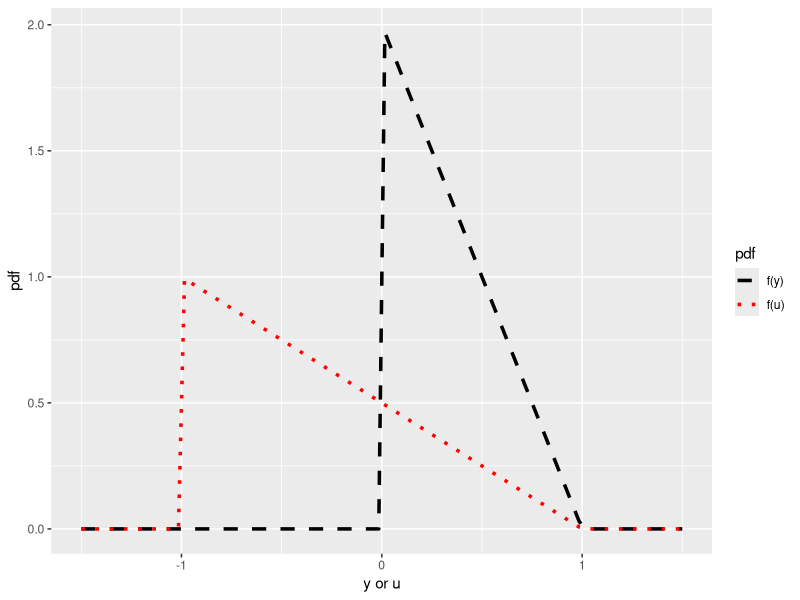
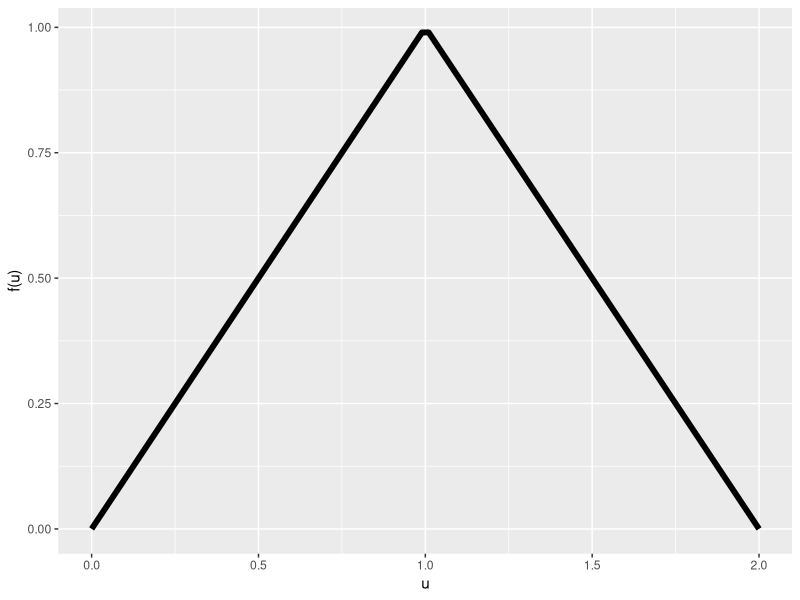
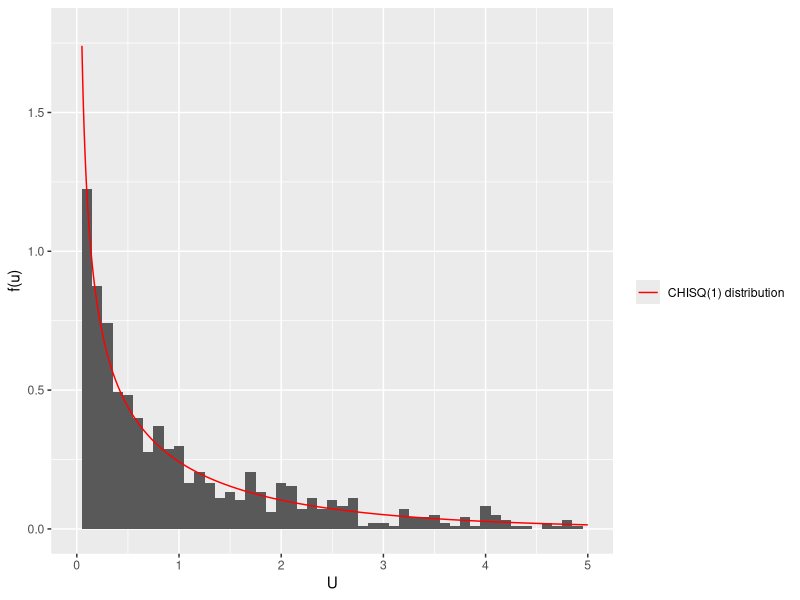
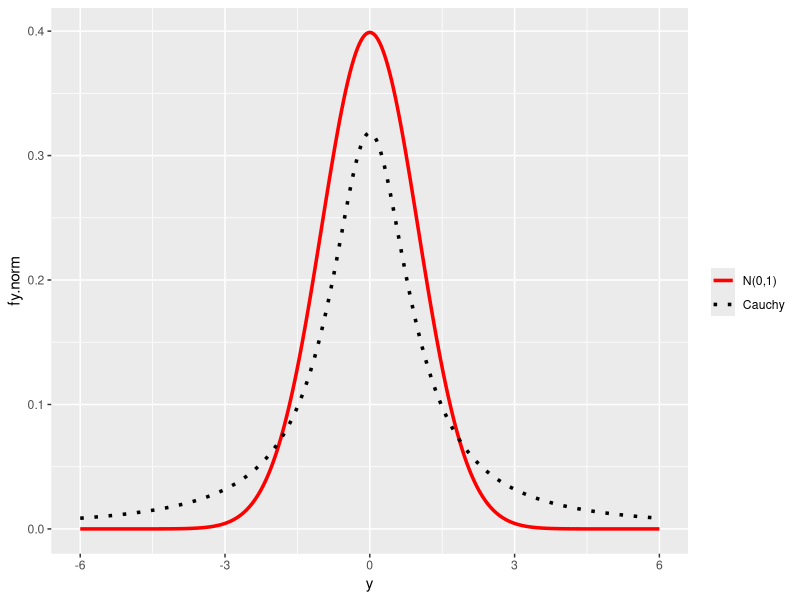
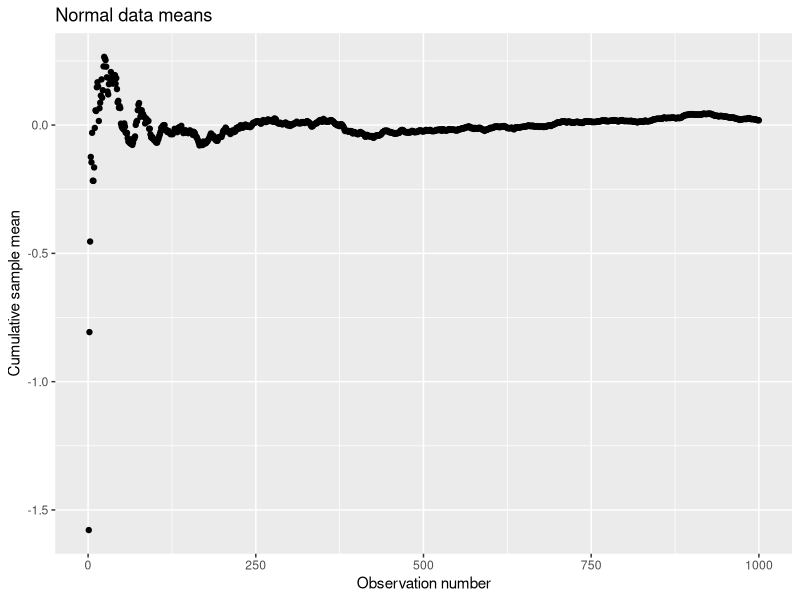
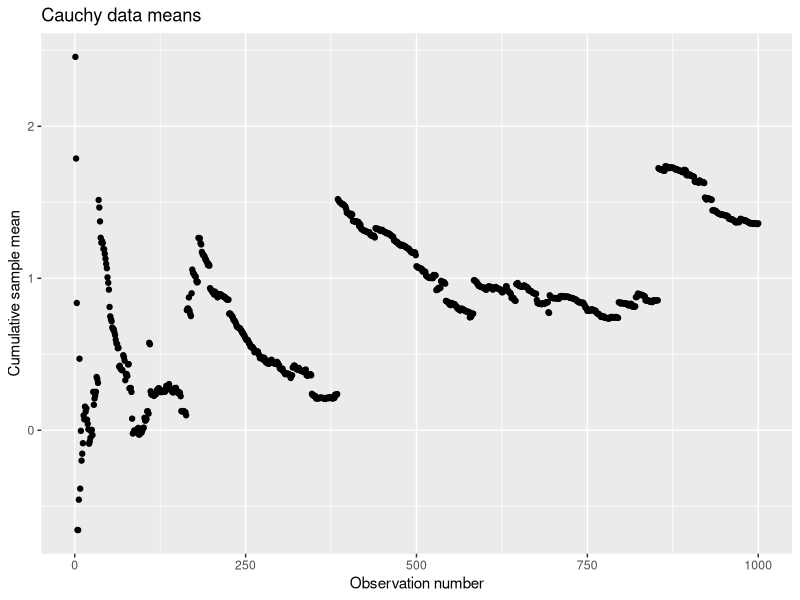
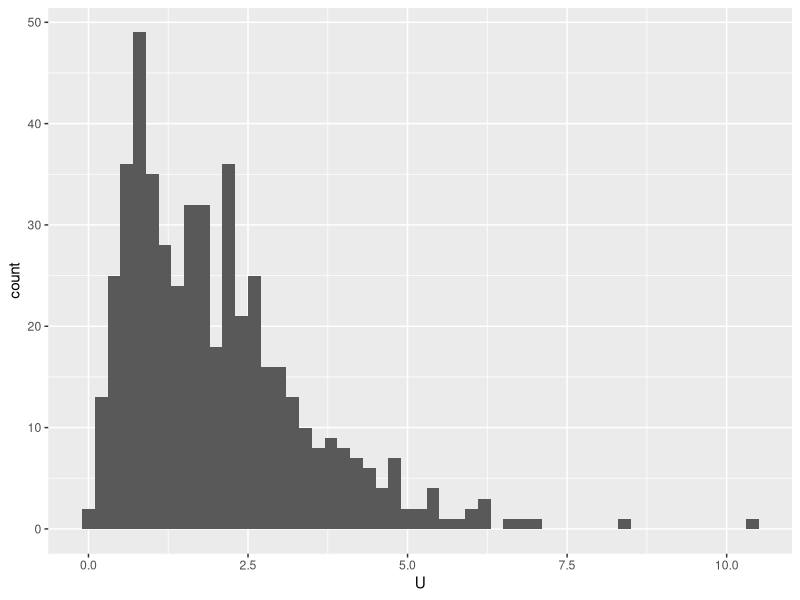
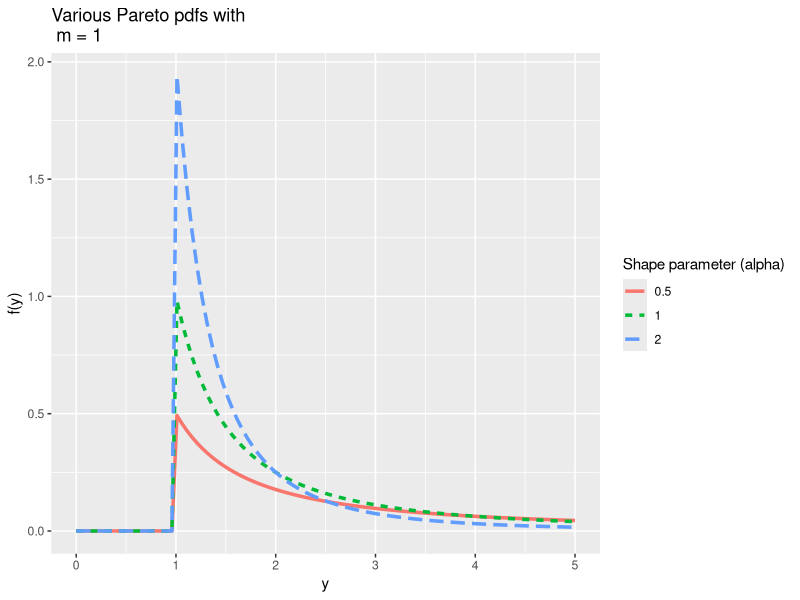

R code for these plots, in order:
## ---- chunk 1
library(ggplot2)
rv.vals <- seq(-1.5,1.5,l=100)
fy <- ifelse(0 <=rv.vals & rv.vals <=1,2*(1-rv.vals),0)
fu <- ifelse(-1<=rv.vals & rv.vals <=1,(1-rv.vals)/2,0)
mydata <- data.frame(rv.vals,fy,fu)


ggplot(data=mydata) +
    geom_line(aes(x=rv.vals,y=fy,color='somethingdifferent1',linetype='doesntmatter1'),size=1.2) + 
    geom_line(aes(x=rv.vals,y=fu,color='somethingdifferent2',linetype='doesntmatter2'),size=1.2) + 
     ylab('pdf') + xlab('y or u') + 
    scale_linetype_manual(name='pdf',values=c('dashed','dotted'),labels=c('f(y)','f(u)')) +
    scale_color_manual(name='pdf',values=c('black','red'),labels=c('f(y)','f(u)'))
## ---- chunk 2
u.vals <- seq(0,2,l=100)
fu <- ifelse(0 <=u.vals & u.vals <=1,u.vals,2-u.vals)
mydata <- data.frame(u.vals,fu)
ggplot(data=mydata) +
    geom_line(aes(x=u.vals,y=fu),size=2) + xlab('u') + ylab('f(u)') 
## ---- chunk 3
myseq <- seq(0.05,5,l=1000)
set.seed(213642)
random.Z <- rnorm(1000)
random.U <- random.Z^2
mydata <- data.frame(Z = random.Z, U = random.U, Useq = myseq, f.u  = dchisq(myseq,df=1))
ggplot(data=mydata) + geom_histogram(aes(x = U,y=..density..),binwidth=0.1) + 
    geom_line(aes(x=Useq,y=f.u,color='sdfsdf')) + xlim(c(0,5)) + ylab('f(u)') + 
    scale_color_manual(name='',values='red',label='CHISQ(1) distribution')

## ---- chunk 4
myseq <- seq(-6,6,l=1000)
mydata <- data.frame(y = myseq, fy.norm = dnorm(myseq), fy.cauchy = dcauchy(myseq))
ggplot(data=mydata) + geom_line(aes(x = y,y=fy.norm,linetype='ss1'),col='red',size=1.2) +
  geom_line(aes(x = y,y=fy.cauchy,linetype='ss2'),size=1.2,color='black') + 
  scale_linetype_manual(name='',values=c('solid','dotted'),label=c('N(0,1)','Cauchy'))
  
## ---- chunk 5
set.seed(4144)
somenormaldata <-  rnorm(1000)
somecauchydata <-  rcauchy(1000)
mydata <- data.frame(obs = 1:1000, Y = somenormaldata, X = somecauchydata,
                      cummean.Y = cumsum(somenormaldata)/(1:1000), 
                      cummean.X = cumsum(somecauchydata)/(1:1000))
ggplot(data = mydata) + geom_point(aes(x = obs,y = cummean.Y)) + xlab('Observation number') +
    ylab('Cumulative sample mean') + ggtitle('Normal data means')
ggplot(data = mydata) + geom_point(aes(x = obs,y = cummean.X)) + xlab('Observation number') +
    ylab('Cumulative sample mean') + ggtitle('Cauchy data means')
## ---- chunk 6
set.seed(11)
X <- runif(500)
Y <- runif(500)
mydata <- data.frame(X,Y,U = -log(X*Y))
ggplot(data=mydata) + geom_histogram(aes(x=U),binwidth=0.2)
## ---- chunk 7
myseq <- seq(0,5,l=100)
dpareto <- function(x,alpha,m) {
  ifelse(x >=m,(alpha*m^alpha)/(x^(alpha+1)),0)
}

mydata <- data.frame(y = rep(myseq,3), 
                     fy = c(dpareto(myseq,.5,1),dpareto(myseq,1,1),dpareto(myseq,2,1)),
                     shape = rep(c(.5,1,2),each=100))
ggplot(data=mydata) + geom_line(aes(x=y,y=fy,linetype=factor(shape),color=factor(shape)),size=1.2) + 
    scale_color_discrete(name='Shape parameter (alpha)') + scale_linetype_discrete(name='Shape parameter (alpha)') +
    ylab('f(y)') + ggtitle('Various Pareto pdfs with \n m = 1')
## ---- chunk 8
X <- rexp(500,rate=1/2)
Y <- rexp(500,rate=1/2)
U <- X/(X+Y)
V <- X+Y
seq1 <- seq(0,15,l=500)
seq2 <- seq(0,1,l=500)
mydata <- data.frame(X,Y,U,V,seq1,seq2)
ggplot(data=mydata) + geom_point(aes(x=U,y=V))
ggplot(data = mydata,aes(x=U)) + 
      geom_histogram(aes(y=..density..),binwidth=0.025) + 
      stat_function(fun = dunif,geom='line',col='red',size=2)
ggplot(data = mydata,aes(x=V)) + 
      geom_histogram(aes(y=..density..),binwidth=1) + 
      stat_function(fun = dgamma,geom='line',col='red',size=2,args=list(shape=2,scale=2))
## ---- chunk 9

f <- function(x,n,beta) {
  tt <- ((n-1)/beta) * exp(-x/beta)*(1-exp(-x/beta))^(n-2)
  }

many.ranges <- function(n,beta) {
  one.sample <- rexp(n,rate=1/beta)
  one.range <- max(one.sample)-min(one.sample)
  return(one.range)
}

n5 <- replicate(1000,many.ranges(n=2,beta=1))
n10 <- replicate(1000,many.ranges(n=5,beta=1))
n15 <- replicate(1000,many.ranges(n=20,beta=1))
n20 <- replicate(1000,many.ranges(n=100,beta=1))
mydata <- data.frame(Ranges = c(n5,n10,n15,n20),
                      n = rep(c(2,5,20,100),each=1000),
                      myseq=rep(seq(0,10,l=1000),4))
mydata$f.r <- f(mydata$myseq,n = mydata$n,beta = 1)
ggplot(data=mydata) + geom_histogram(aes(x=Ranges,y=..density..),binwidth = .5) +
      geom_line(aes(x = myseq,y = f.r,color=as.factor(n)),size=2)+
      facet_wrap(~n)+ scale_color_discrete(name='Size of each sample')
